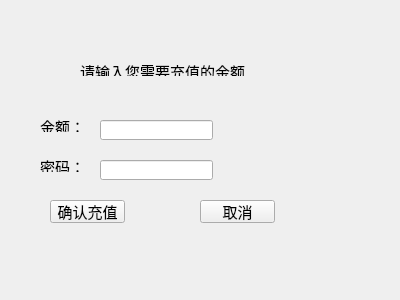
<?xml version="1.0" encoding="UTF-8"?>
<ui version="4.0">
 <class>rechargewindow</class>
 <widget class="QWidget" name="rechargewindow">
  <property name="geometry">
   <rect>
    <x>0</x>
    <y>0</y>
    <width>400</width>
    <height>300</height>
   </rect>
  </property>
  <property name="windowTitle">
   <string>Form</string>
  </property>
  <widget class="QLabel" name="label">
   <property name="geometry">
    <rect>
     <x>80</x>
     <y>60</y>
     <width>181</width>
     <height>16</height>
    </rect>
   </property>
   <property name="font">
    <font>
     <family>华文行楷</family>
     <pointsize>14</pointsize>
    </font>
   </property>
   <property name="text">
    <string>&lt;html&gt;&lt;head/&gt;&lt;body&gt;&lt;p&gt;&lt;span style=&quot; font-size:11pt;&quot;&gt;请输入您需要充值的金额&lt;/span&gt;&lt;/p&gt;&lt;/body&gt;&lt;/html&gt;</string>
   </property>
  </widget>
  <widget class="QLabel" name="label_2">
   <property name="geometry">
    <rect>
     <x>40</x>
     <y>120</y>
     <width>54</width>
     <height>12</height>
    </rect>
   </property>
   <property name="font">
    <font>
     <family>华文行楷</family>
     <pointsize>11</pointsize>
    </font>
   </property>
   <property name="text">
    <string>金额：</string>
   </property>
  </widget>
  <widget class="QLineEdit" name="lineEdit">
   <property name="geometry">
    <rect>
     <x>100</x>
     <y>120</y>
     <width>113</width>
     <height>20</height>
    </rect>
   </property>
   <property name="font">
    <font>
     <family>华文行楷</family>
     <pointsize>11</pointsize>
    </font>
   </property>
  </widget>
  <widget class="QPushButton" name="charge">
   <property name="geometry">
    <rect>
     <x>50</x>
     <y>200</y>
     <width>75</width>
     <height>23</height>
    </rect>
   </property>
   <property name="font">
    <font>
     <family>华文行楷</family>
     <pointsize>11</pointsize>
    </font>
   </property>
   <property name="text">
    <string>确认充值</string>
   </property>
  </widget>
  <widget class="QPushButton" name="exit">
   <property name="geometry">
    <rect>
     <x>200</x>
     <y>200</y>
     <width>75</width>
     <height>23</height>
    </rect>
   </property>
   <property name="font">
    <font>
     <family>华文行楷</family>
     <pointsize>11</pointsize>
    </font>
   </property>
   <property name="text">
    <string>取消</string>
   </property>
  </widget>
  <widget class="QLabel" name="label_3">
   <property name="geometry">
    <rect>
     <x>40</x>
     <y>160</y>
     <width>54</width>
     <height>12</height>
    </rect>
   </property>
   <property name="font">
    <font>
     <family>华文行楷</family>
     <pointsize>11</pointsize>
    </font>
   </property>
   <property name="text">
    <string>密码：</string>
   </property>
  </widget>
  <widget class="QLineEdit" name="lineEdit_2">
   <property name="geometry">
    <rect>
     <x>100</x>
     <y>160</y>
     <width>113</width>
     <height>20</height>
    </rect>
   </property>
   <property name="font">
    <font>
     <family>华文行楷</family>
     <pointsize>11</pointsize>
    </font>
   </property>
  </widget>
 </widget>
 <resources/>
 <connections>
  <connection>
   <sender>exit</sender>
   <signal>clicked()</signal>
   <receiver>rechargewindow</receiver>
   <slot>close()</slot>
   <hints>
    <hint type="sourcelabel">
     <x>237</x>
     <y>211</y>
    </hint>
    <hint type="destinationlabel">
     <x>199</x>
     <y>149</y>
    </hint>
   </hints>
  </connection>
 </connections>
</ui>
